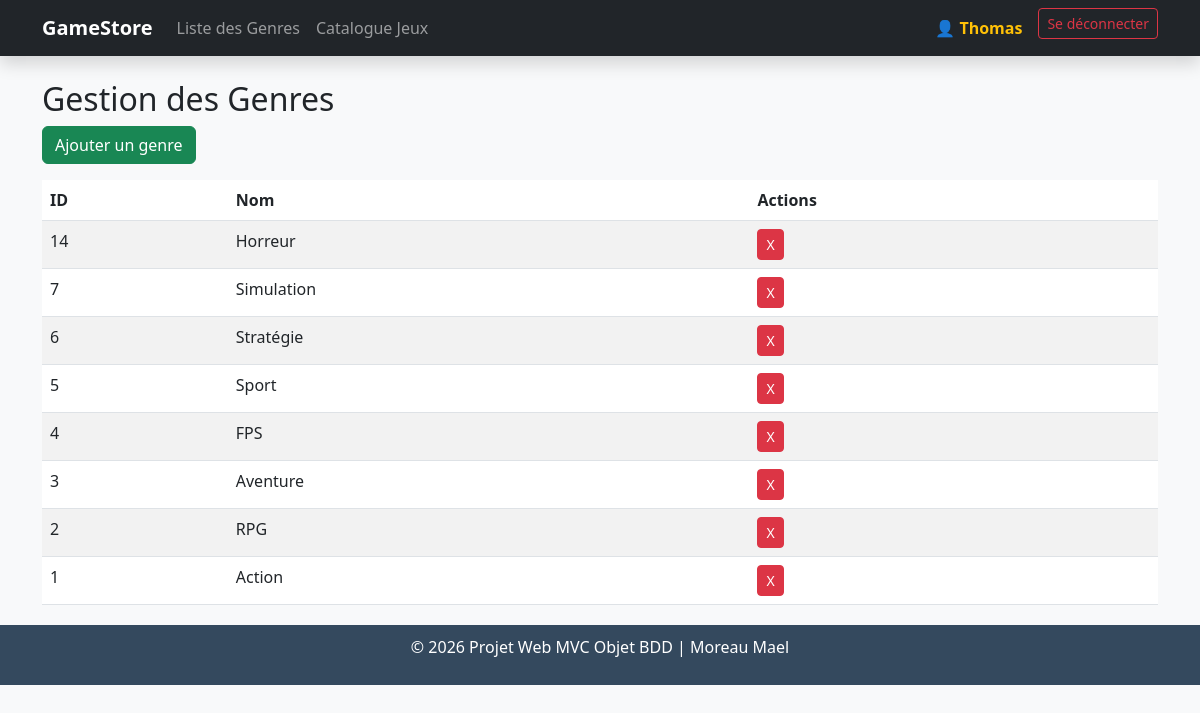
Page /index.php?page=genres&action=list (signed in) on the committed database.
### tables this page shows
CREATE TABLE `genre` (
  `idGenre` int(11) NOT NULL,
  `libelle` varchar(50) NOT NULL
);

### controllers/GenresController.php (called while the page is built, shortened)
<?php
require_once __DIR__ . '/../models/GenreManager.class.php';
require_once __DIR__ . '/../models/Genre.class.php';
class GenresController {
    private $manager;
    public function __construct() {
        $this->manager = new GenreManager();
    }
    public function listAction() {
        $genres = $this->manager->getAll();
        require __DIR__ . '/../views/genres/liste.php';
    }
}
?>

### config/Database.php (called while the page is built, shortened)
<?php
class Database {
    private static ?PDO $instance = null;
    public static function getInstance(): PDO {
        if (self::$instance === null) {
            try {
                self::$instance = new PDO(
                    'mysql:host='.self::DB_HOST.';dbname='.self::DB_NAME.';charset=utf8mb4',
                    self::DB_USER,
                    self::DB_PASS,
                    [PDO::ATTR_ERRMODE => PDO::ERRMODE_EXCEPTION, PDO::ATTR_DEFAULT_FETCH_MODE => PDO::FETCH_ASSOC]
                );
            } catch (PDOException $e) { die('Erreur BDD : ' . $e->getMessage()); }
        }
        return self::$instance;
    }
}

### models/GenreManager.class.php (called while the page is built, shortened)
<?php
require_once 'Genre.class.php';
require_once __DIR__ . '/../config/Database.php';
class GenreManager {
    private PDO $db;
    public function __construct() {
        $this->db = Database::getInstance();
    }
    public function getAll() {
        $stmt = $this->db->query("SELECT * FROM GENRE ORDER BY idGenre DESC");
        return $stmt->fetchAll(PDO::FETCH_CLASS|PDO::FETCH_PROPS_LATE, 'Genre', [['idGenre'=>null]]);
    }
}
?>

### models/Genre.class.php (called while the page is built, shortened)
<?php
class Genre {
    private ?int $idGenre;
    private string $libelle;
    public function __construct(array $data ){
        $this->idGenre = $data['idGenre'] ?? null;
        $this->libelle = $data['libelle'] ?? '';
}
    public function getIdGenre(): ?int {
        return $this->idGenre;
    }
    public function getLibelle(): string {
        return $this->libelle;
    }
}
?>

### views/genres/liste.php (the view)
<?php require './views/header.php'; ?>
<h2>Gestion des Genres</h2>
<a href="index.php?page=genres&action=add" class="btn btn-success mb-3">Ajouter un genre</a>
<table class="table table-striped">
    <thead><tr><th>ID</th><th>Nom</th><th>Actions</th></tr></thead>
    <tbody>
        <?php foreach($genres as $g): ?>
        <tr>
            <td><?= $g->getIdGenre() ?></td>
            <td><?= htmlspecialchars($g->getLibelle()) ?></td>
            <td>
                <a href="index.php?page=genres&action=delete&id=<?= $g->getIdGenre() ?>"
                   class="btn btn-danger btn-sm" onclick="return confirm('Supprimer ?')">X</a>
            </td>
        </tr>
        <?php endforeach; ?>
    </tbody>
</table>
<?php require './views/footer.php'; ?>

### views/header.php (style rules this page uses)
body { background-color: #f8f9fa; }

### rows in the picture
genre: idGenre "14", libelle "Horreur"
genre: idGenre "7", libelle "Simulation"
genre: idGenre "6", libelle "Stratégie"
genre: idGenre "5", libelle "Sport"
genre: idGenre "4", libelle "FPS"
genre: idGenre "3", libelle "Aventure"
genre: idGenre "2", libelle "RPG"
genre: idGenre "1", libelle "Action"

### other values in the picture
$_SESSION['user']['prenom'] "Thomas"
